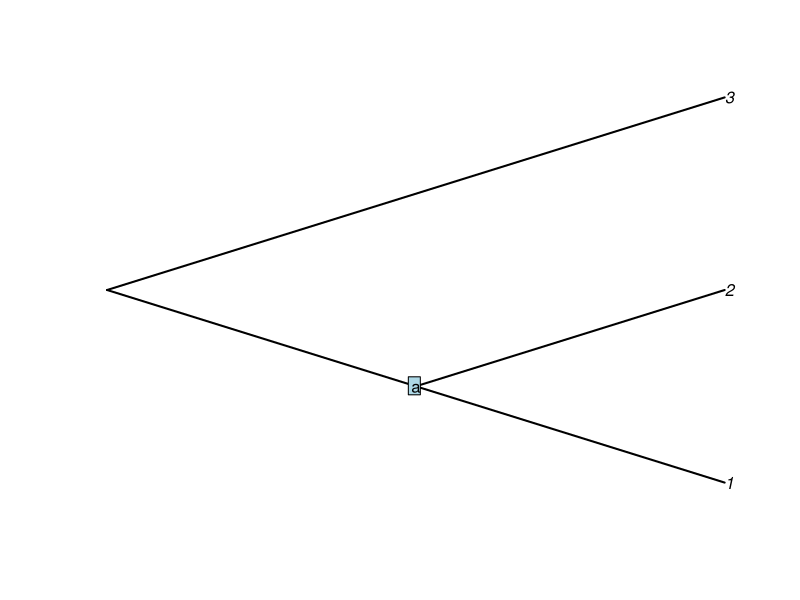
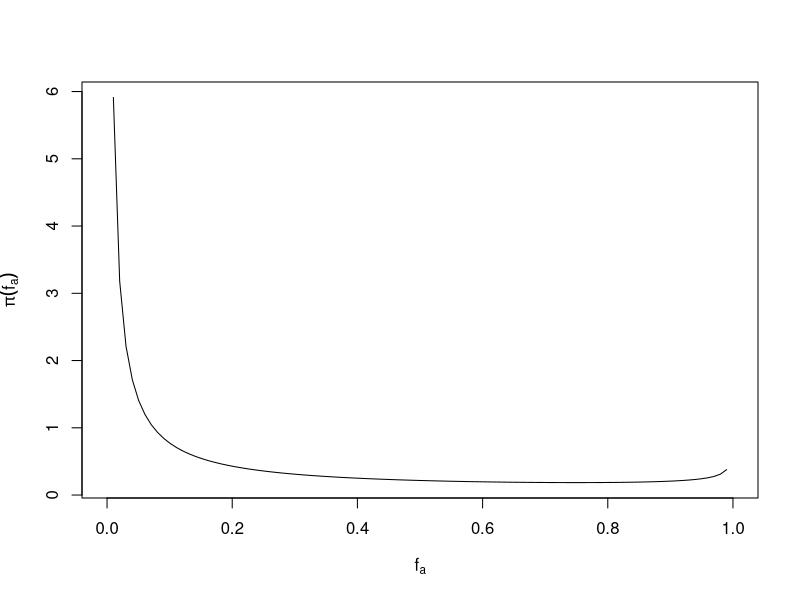
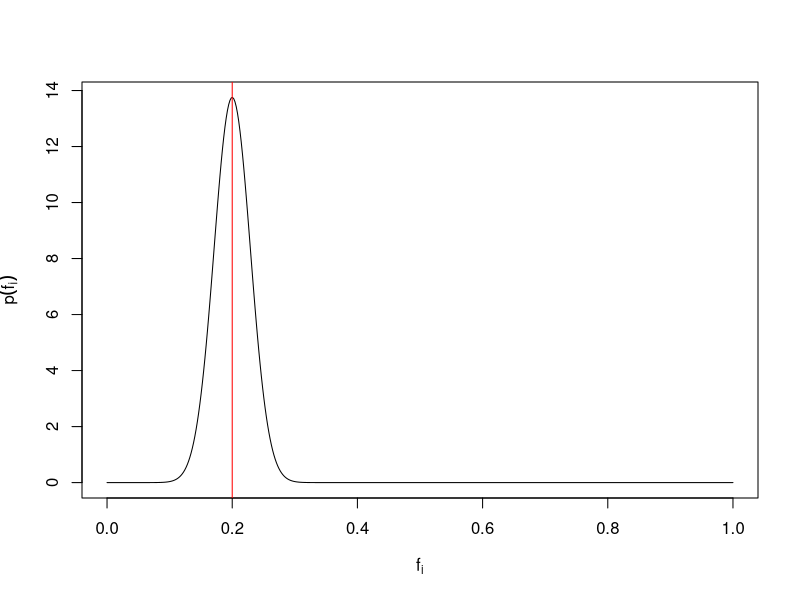
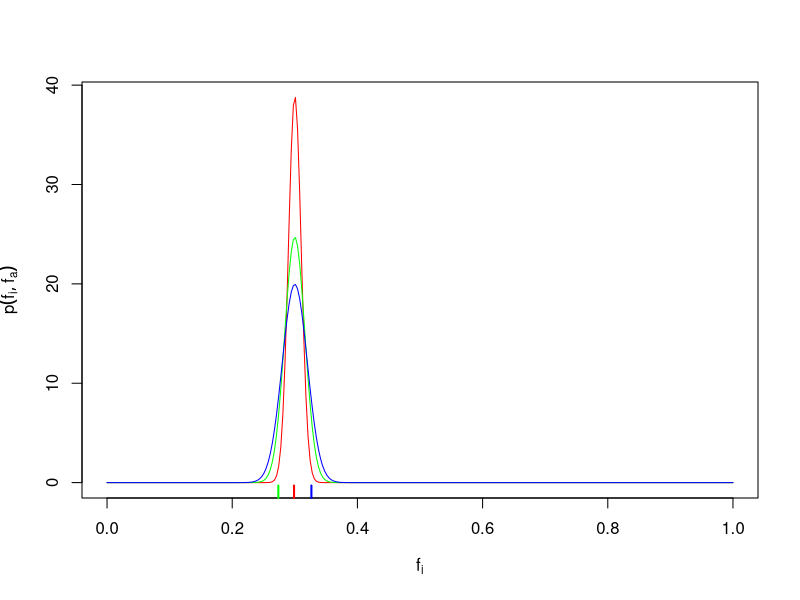
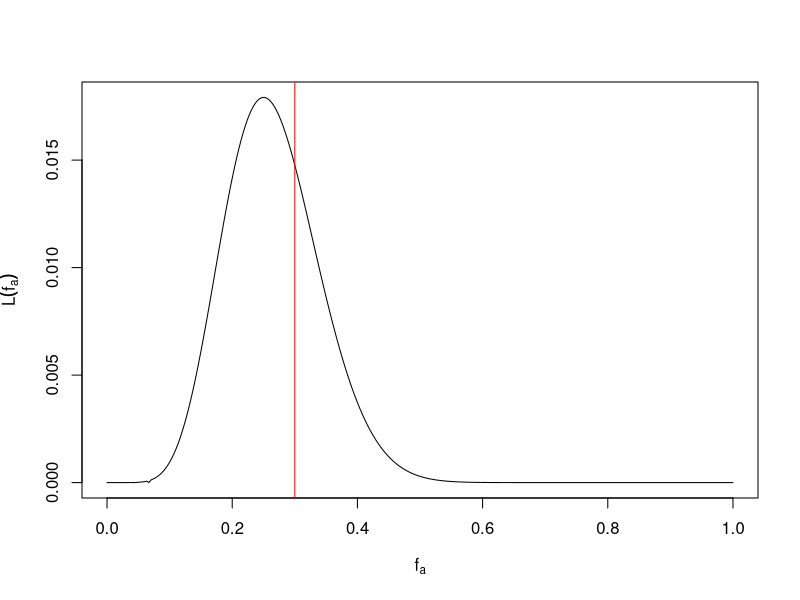

Generate these figures, in order, with R:
## ---- chunk 1
library(ape)
## ---- chunk 2
tree <- read.tree(text = "((1,2),3);")
plot(tree, type = "cladogram", edge.width = 2)
nodelabels("a", 5)
## ---- chunk 3
make_f_a_prior <- function(a, b) function(f_a) dbeta(f_a, a, b)
## ---- chunk 4
f_a_prior <- make_f_a_prior(0.1, 0.7)
f_a <- seq(0, 1, length.out = 100)
plot(f_a, f_a_prior(f_a), type = 'l', 
     xlab = expression(f[a]), ylab = expression(pi*(f[a])))
## ---- chunk 5
m <- function(f_a, t_i) f_a
v <- function(f_a, t_i) (1 - exp(-t_i)) * f_a * (1 - f_a)
conditional_f_i <- function(f_i, t_i, f_a) dnorm(f_i, m(f_a, t_i), v(f_a, t_i))
## ---- chunk 6
f_a <- 0.2 ; t_i <- 0.2
f_i <- seq(0, 1, length.out = 500)
plot(f_i, conditional_f_i(f_i, t_i, f_a), type = 'l', 
     xlab = expression(f[i]), ylab = expression(p*(f[i])))
abline(v = f_a, col = "red")
## ---- chunk 7
conditional_k_i <- function(k_i, n_i, t_i, f_a) {
  f <- function(f_i) dbinom(k_i, n_i, f_i) * conditional_f_i(f_i, t_i, f_a)
  integrate(f, 0, 1)$value
}
conditional_k_i <- Vectorize(conditional_k_i, vectorize.args = c("k_i", "n_i", "t_i"))
## ---- chunk 8
make_likelihood_f_a <- function(ks, ns, ts) {
  function(f_a) prod(conditional_k_i(ks, ns, ts, f_a))
}
## ---- chunk 9
simulate_counts <- function(ns, ts, f_a = NULL, a = 0.1, b = 0.7) {
  if (is.null(f_a)) f_a <- rbeta(1, a, b)
  
  fs <- unlist(Map(rnorm, 1, m(f_a, ts), v(f_a, ts)))
  ks <- unlist(Map(rbinom, 1, ns, fs))
  list(f_a = f_a, fs = fs, ks = ks)
}
## ---- chunk 10
ns <- c(10,12,10)
ts <- c(0.05,0.08,0.1)
sim_f_a <- 0.3
sim_results <- simulate_counts(ns, ts, f_a = sim_f_a)

f <- seq(0, 1, length.out = 300)

plot(f, conditional_f_i(f, ts[1], sim_f_a), col = "red", type = "l",
     xlab = expression(f[i]), ylab = expression(p(f[i], f[a])))
lines(f, conditional_f_i(f, ts[2], sim_f_a), col = "green", type = "l")
lines(f, conditional_f_i(f, ts[3], sim_f_a), col = "blue", type = "l")
rug(sim_results$fs[1], col = "red", lwd = 2)
rug(sim_results$fs[2], col = "green", lwd = 2)
rug(sim_results$fs[3], col = "blue", lwd = 2)
## ---- chunk 11
lik <- Vectorize(make_likelihood_f_a(sim_results$ks, ns, ts))
plot(f, lik(f), type = 'l', 
     xlab = expression(f[a]), ylab = expression(L(f[a])))
abline(v = sim_f_a, col = "red")
